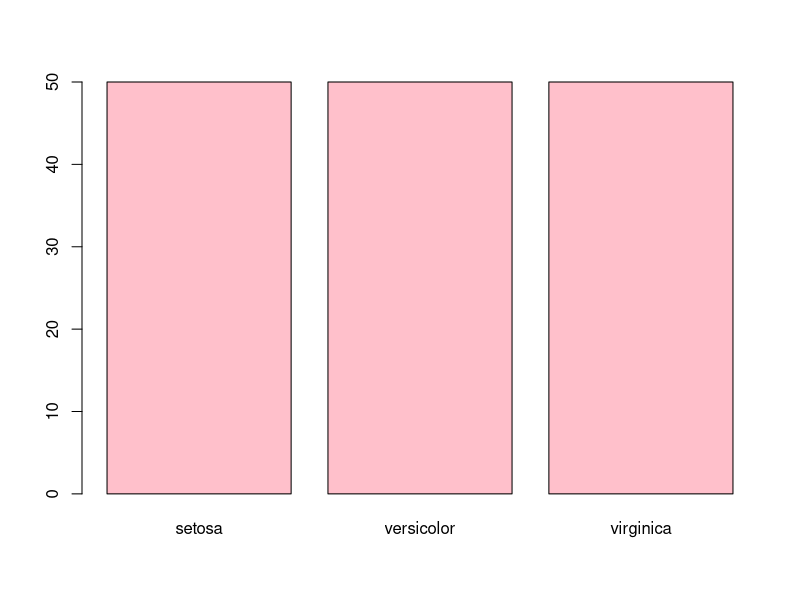
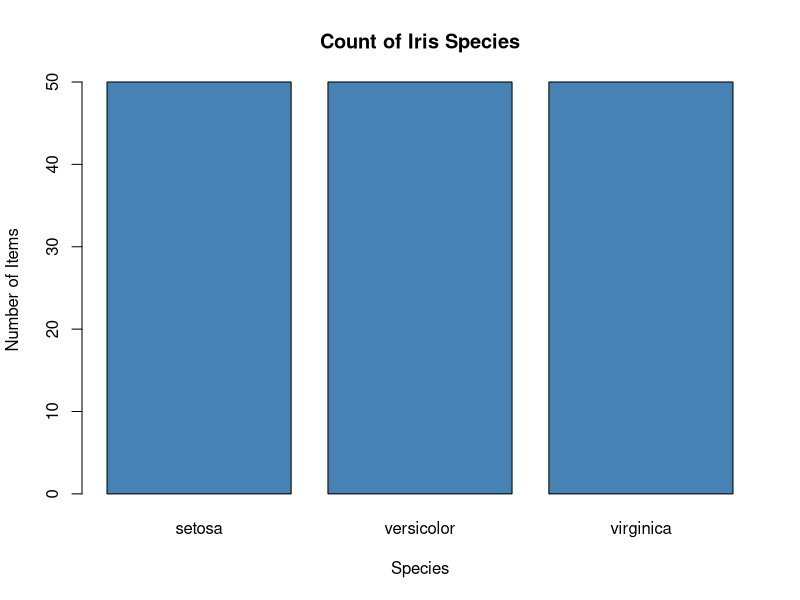
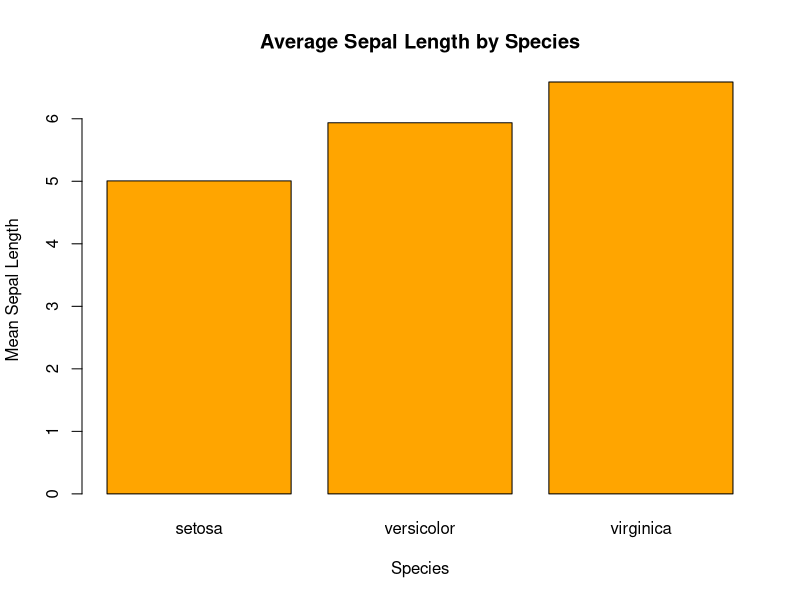
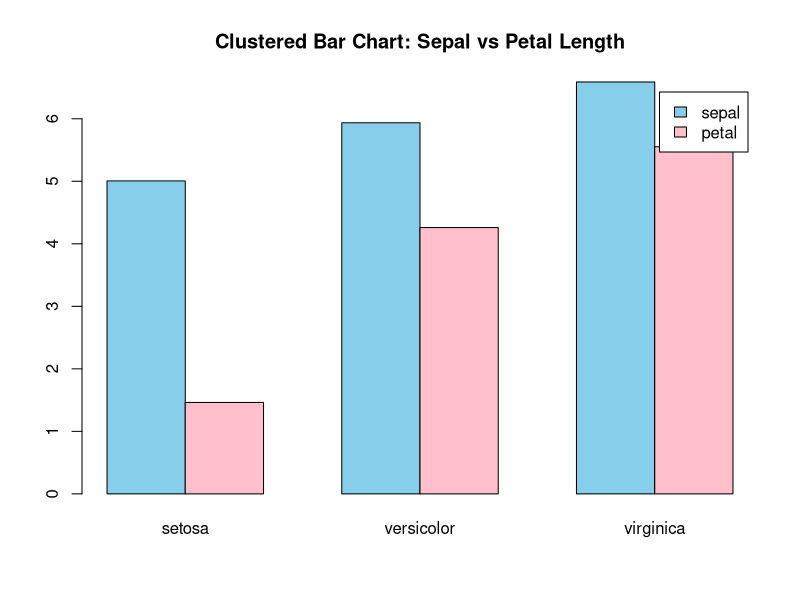
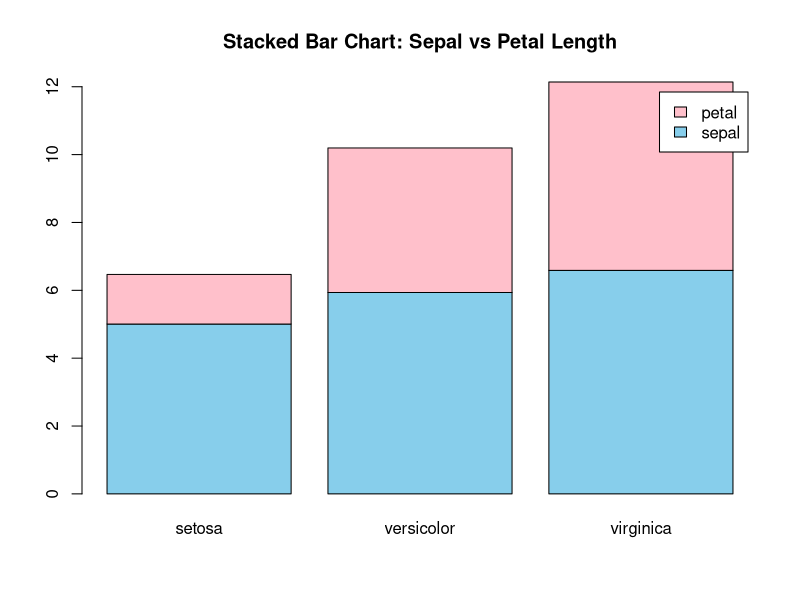

These figures' R source, in order:
#load the dataset
data(iris)

#inspect the data
?iris
head(iris,3)
str(iris)
class(iris)

#count of each species and to see data in column "species"
iris$Species
View(iris)

#ploting a bar chart
barplot(
  table(iris$Species),
  col='pink'
)

#labeld bar chart
barplot(
  table(iris$Species),
  main="Count of Iris Species",
  xlab="Species",
  ylab="Number of Items",
  col='steelblue'
)

#bar plot from aggregated data using mean sepal length per species
mean_sepal<-tapply(iris$Sepal.Length,iris$Species,mean)
mean_sepal

barplot(
  mean_sepal,
  col='orange',
  main="Average Sepal Length by Species",
  xlab="Species",
  ylab="Mean Sepal Length"
)

#grouped bar chart
group_means<-rbind(
  sepal=tapply(iris$Sepal.Length,iris$Species,mean),
  petal=tapply(iris$Petal.Length,iris$Species,mean)
)
group_means

barplot(
  group_means,
  beside=TRUE,
  col=c("skyblue","pink"),
  legend.text=TRUE,
  main="Clustered Bar Chart: Sepal vs Petal Length"
)
barplot(
  group_means,
  beside=FALSE,
  col=c("skyblue","pink"),
  legend.text=TRUE,
  main="Stacked Bar Chart: Sepal vs Petal Length",
)
